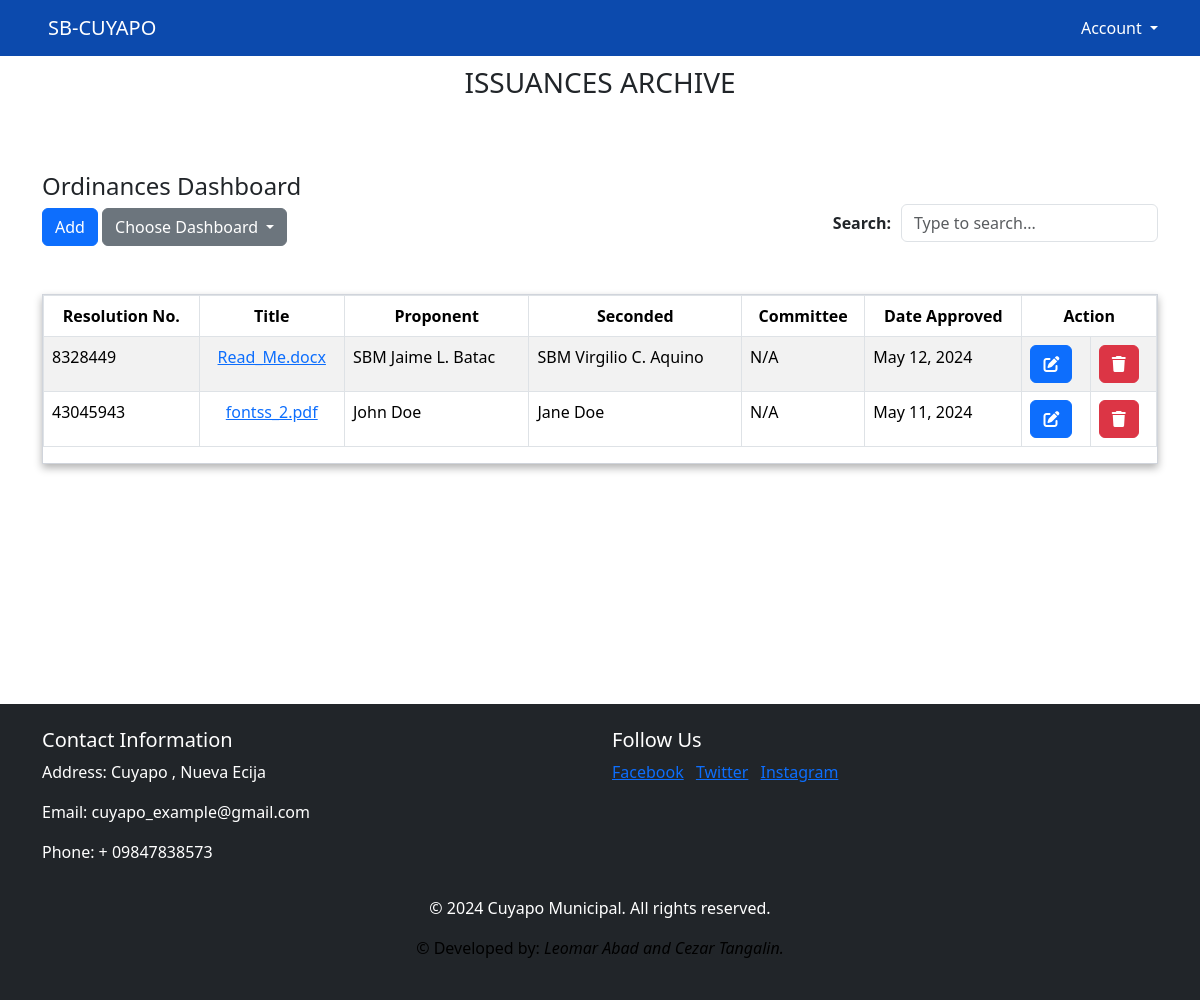
Page /admin/ordinances_dash.php on the committed database.
### tables this page shows
CREATE TABLE `upload_ord` (
  `id` int(11) NOT NULL,
  `fname` text NOT NULL,
  `name` varchar(200) NOT NULL,
  `reference_number` varchar(255) NOT NULL,
  `date_time` varchar(50) NOT NULL,
  `proponent` varchar(50) NOT NULL,
  `seconded` varchar(200) NOT NULL,
  `committe` varchar(200) NOT NULL,
  `view_count` int(11) DEFAULT 0
);

### admin/ordinances_dash.php (the view, shortened to what this page needs)
<!DOCTYPE html>
<html lang="en">
<head>
    <link href="https://cdn.jsdelivr.net/npm/bootstrap@5.3.3/dist/css/bootstrap.min.css" rel="stylesheet">
    <link rel="stylesheet" href="https://cdnjs.cloudflare.com/ajax/libs/font-awesome/6.5.1/css/all.min.css" />
    <link rel="stylesheet" href="Css\admin_dash.css">
</head>
<body>
<?php
require_once('../connection.php');
?>
            <header>
            <nav id="navs" class="navbar navbar-expand-lg  navbar-dark ">
    <div class="container">
        <a class="navbar-brand" href="ordinances_dash.php">SB-CUYAPO</a>
                        <li style="list-style-type: none;" class="nav-item dropdown">
                    <a class="nav-link dropdown-toggle" href="#" id="navbarDropdown" role="button"
                       data-bs-toggle="dropdown" aria-haspopup="true" aria-expanded="false">
                        Account
                    </a>
                </li>
        </div>
</nav>
</header>
<div class="row-fluid">
    <div class="span12">
        <div class="container">
            <h3 style="text-align: center; padding: 10px;"><p>ISSUANCES ARCHIVE</p></h3>
        <div class="search">
            <div>
            <b>Search:</b>
            </div>
            <div>
            <input  type="text" class="form-control" id="searchInput" placeholder="Type to search..." oninput="filterTable()">
            </div>
        </div>
                <H4 style="position: static; left: 30px;">Ordinances Dashboard</H4>
                <div style="position: static;" class="dropdown">
                <button id="add-btn" class="btn btn-primary">Add</button>
                <button class="btn btn-secondary dropdown-toggle" type="button" data-bs-toggle="dropdown" aria-expanded="false">
                    Choose Dashboard
                </button>
                </div>
            <br />
            <br />
            <div class="document-container">
            <div class="table-responsive">
                <table class="table table-hover table-striped table-bordered">
                <thead>
                    <tr>
                        <th style="text-align: center">Resolution No.</th>
                        <th style="text-align: center">Title</th>
                        <th style="text-align: center">Proponent</th>
                        <th style="text-align: center">Seconded</th>
                        <th style="text-align: center">Committee</th>
                        <th style="text-align: center">Date Approved</th>
                        <th colspan="2" style="text-align: center">Action</th>
                    </tr>
                </thead>
                <tbody id="dataTable">
                <?php
                $query = $conn->query("SELECT * FROM upload_ord ORDER BY id DESC");
                while($row = $query->fetch()){
                    echo "<tr>";
                    echo "<td>".$row['reference_number']."</td>";
                    echo '<td style="text-align: center"><a href="ordinance_pdf.php?filename=' . $row['id'] . '&f=' . $row['fname'] . '">' . $row['name'] . '</a></td>';
                    echo "<td>".$row['proponent']."</td>";
                    echo "<td>".$row['seconded']."</td>";
                    echo "<td>".$row['committe']."</td>";
                    echo "<td>".$row['date_time']."</td>";
                    echo '<td><button class="btn btn-primary edit-btn-ord"  data-id-ord="' . $row['id'] . '"><i class="fa-solid fa-pen-to-square"></i></button></td>';
                    echo '<td><button class="btn btn-danger"><a class="link" href="delete_ord.php?id=' . $row['id'] . '"><i class="fa-solid fa-trash"></i></a></button></td>';
                    echo "</tr>";
                ?>
                <?php }?>
                </tbody>
            </table>
            </div>
            </div>
        </div>
    </div>
</div>
<div class="footer">
<?php include('../footer.php'); ?>
</div>
</body>
</html>

### admin/Css/admin_dash.css (style rules this page uses)
.document-container { box-shadow: 0 4px 8px 0 rgba(0,0,0,0.3); min-width: 320px; border: 1px solid #d0d4db; }
.link { color: white; text-decoration: none; }
header { position: -webkit-sticky; position: sticky; top: 0; color: white; z-index: 1000; }
#navs { background-color: #0c4aad; }
.navbar-brand { color: white; padding: 6px; }
.footer { padding-top: 30vh; }
.search { display: flex; justify-content: flex-end; align-items: center; gap: 10px; }
.search > div { position: relative; top: 70px; }

### rows in the picture
upload_ord: reference_number "8328449", name "Read_Me.docx", proponent "SBM Jaime L. Batac", seconded "SBM Virgilio C. Aquino", committe "N/A", date_time "May 12, 2024"
upload_ord: reference_number "43045943", name "fontss_2.pdf", proponent "John Doe", seconded "Jane Doe", committe "N/A", date_time "May 11, 2024"
